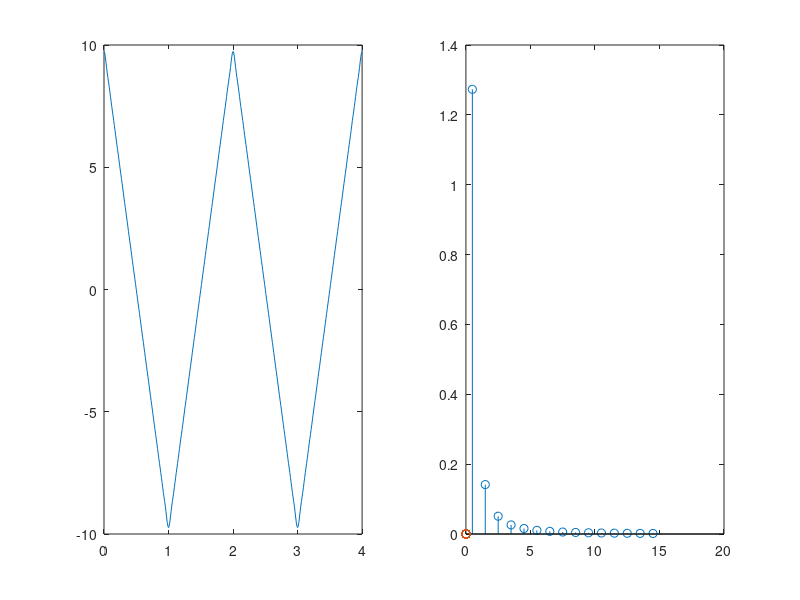

Here is the MATLAB script that generated this plot:
clear

limit = 15;

t = 0 : 0.01 : 4;
espectro = zeros(100);
frecsvalidas = zeros(100);

k = 1;
w = pi;

x = cos(w * t);

espectro(1) = 1;
frecsvalidas(1) = w / (2*pi);


while (k + 1) / 2 < limit

    k = k + 2;
    x = x + power((1 / k), 2) .* cos (k * w * t);

    espectro(k / 2 + 0.5) = power((1 / k), 2);
    frecsvalidas(k / 2 + 0.5) = k * w / (2*pi);

end

x = (8 / pi*pi) .* x;
espectro = espectro .* (4 / pi);

subplot(1, 2, 1); plot(t, x)
subplot(1, 2, 2); stem(frecsvalidas, espectro)